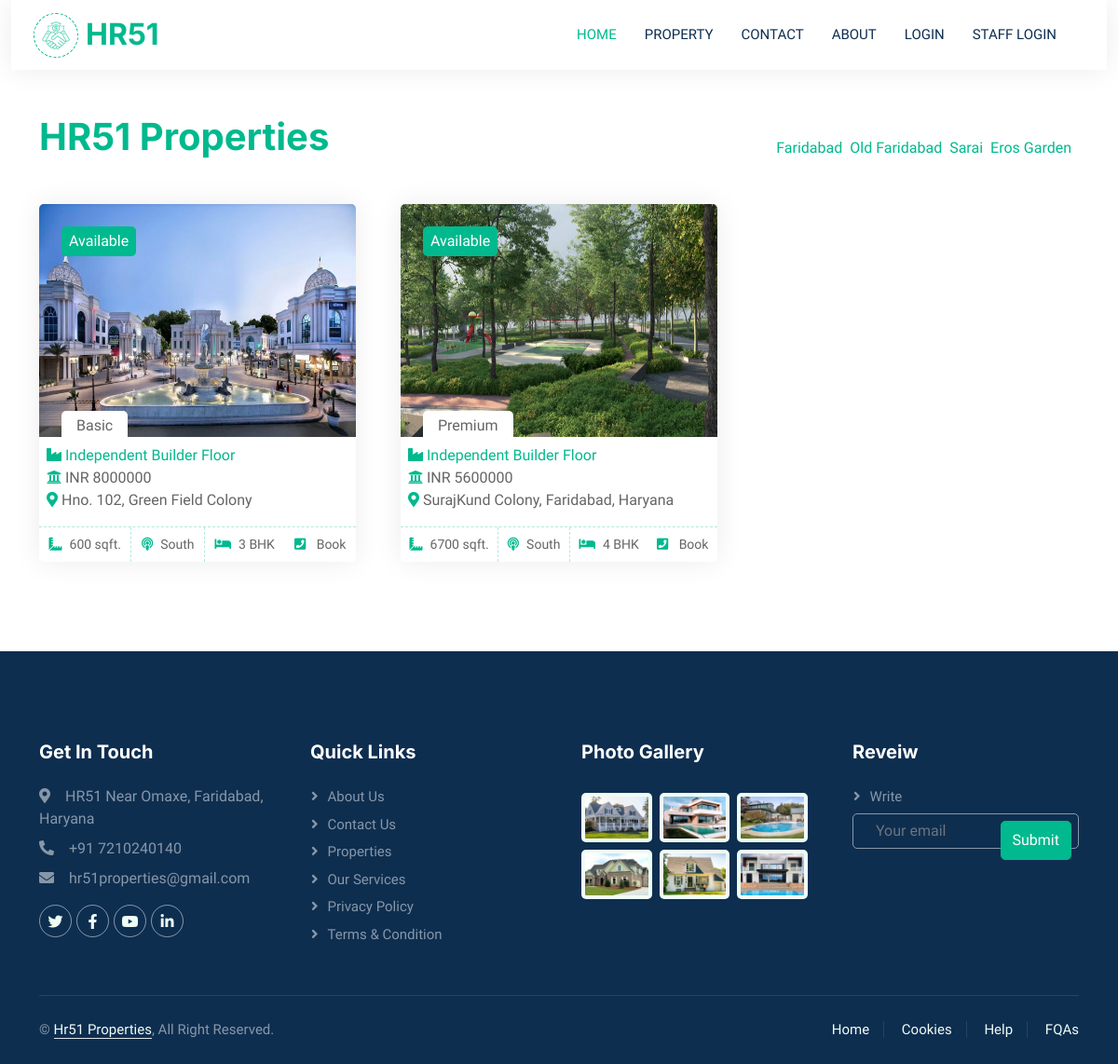
Before: /allpost/ with the older database file.
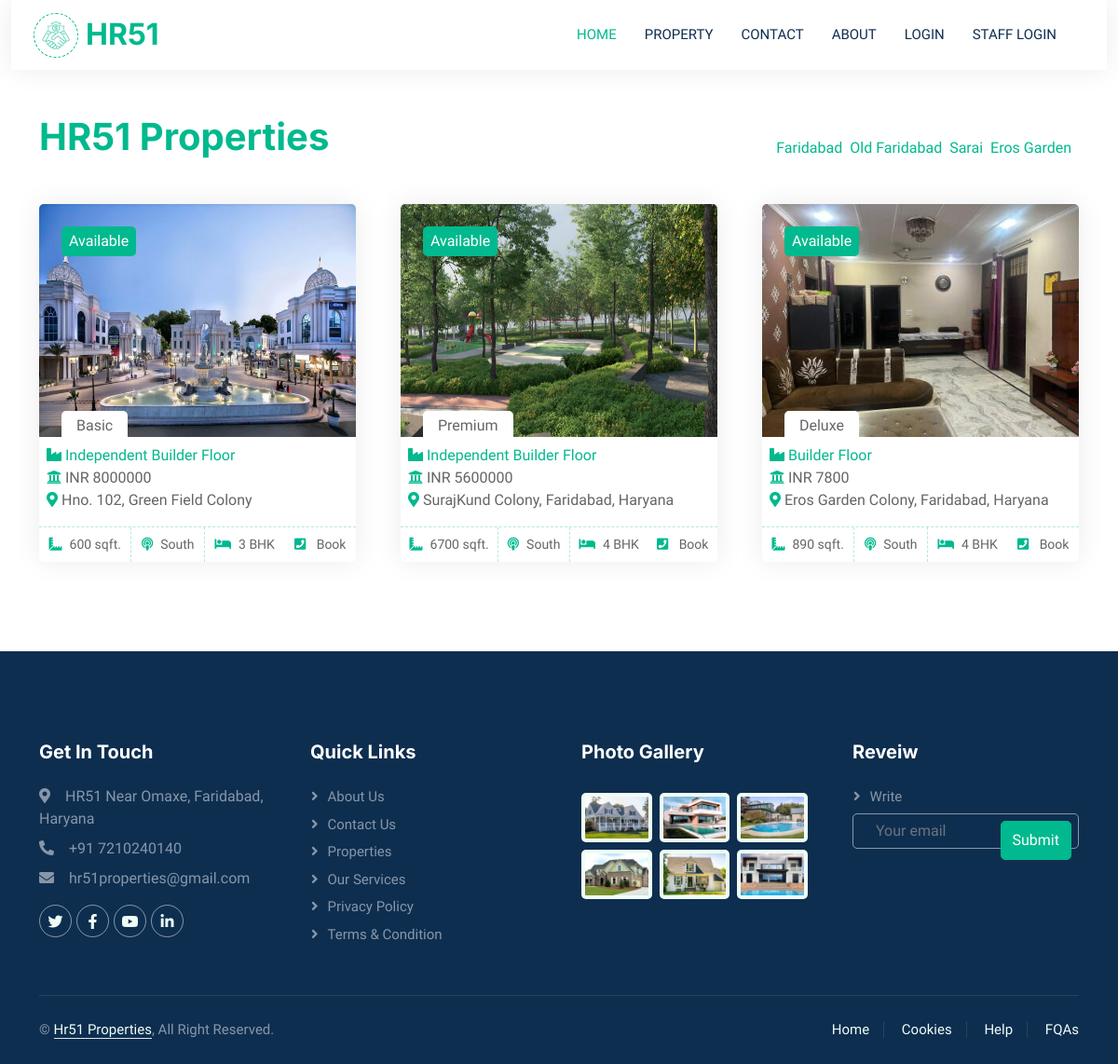
After: the same page with the newer database file.
### realestate/models.py (models this page shows, shortened)
class Realator(models.Model):
    name = models.CharField(max_length=30,default="HR51")
    owner = models.CharField(max_length=20, default="Karan Bhadana")
    location = models.CharField(max_length=50, default="Faridabad")
    state = models.CharField(max_length=50,default="Haryana")
    country = models.CharField(max_length=50,default="India")
    contact = models.CharField(max_length=50,default="987124****", null=True)
    intro = models.CharField(max_length=350,default="RealEstate Agent", null=True)
    url = models.CharField(max_length=100, null=True)
    owner_image = models.ImageField(upload_to='user/', null=True)
    area_image = models.ImageField(upload_to='user/', null=True)
    add_date = models.DateTimeField(auto_now_add=True, null=True, blank=True)

class PropertyView(models.Model):
    ROOM_STATUS = (
    ("1", "Available"),
    ("2", "Not Available"),
    )
    ROOM_TYPE = (
    ("1", "premium"),
    ("2", "deluxe"),
    ("3","basic"),
    )
    PROP_ROOM = (
    ("1", "1BHK"),
    ("2", "2BHK"),
    ("3", "3BHK"),
    ("4", "4BHK"),
    ("5", "5BHK"),
    ("6", "6BHK"),
    ("7", "7BHK"),
    )
    ROOMOWNERSHIP = (
    ("1", "First Owner"),
    ("2", "Second Owners"),
    ("3", "Third Owners"),
    ("4", "FreeHold"),
    ("5", "Multiple Owners"),
    )
    SIZERATE = (
    ("1", "1"),
    ("2", "2"),
    ("3", "3"),
    ("4", "4"),
    ("5", "5"),
    ("6", "6"),
    ("7", "7"),
    ("8", "8"),
    )
    PROP_STATUS = (
    ("1", "For Sell"),
    ("2", "For Rent/lease"),
    ("3", "Not Available"),
    )
    PROP_TYPE = (
    ("1", "Independent Builder Floor"),
    ("2", "Builder Floor"),
    ("3", "Not Available"),
    )
    title = models.CharField(max_length=50,null=True)
    room_type = models.CharField(max_length=50,choices = ROOM_TYPE)
    prop_status = models.CharField(max_length=50,choices = ROOM_STATUS, null=True)
    prop_sell = models.CharField(max_length=50,choices = PROP_STATUS, null=True)
    prop_type = models.CharField(max_length=50,choices = PROP_TYPE, null=True)
    property_bhk = models.CharField(max_length=50,choices = PROP_ROOM, null=True)
    capacity = models.IntegerField(null=True)
    propety_code = models.IntegerField(null=True)
    price = models.IntegerField(null=True)
    size = models.IntegerField(null=True)
    hotel = models.ForeignKey(Realator, on_delete = models.CASCADE)
    status = models.CharField(choices =ROOM_STATUS,max_length = 15)
    roomnumber = models.IntegerField(null=True)
    yearbuild = models.IntegerField(null=True)
    address = models.CharField(max_length=150, null=True)
    ownership = models.CharField(max_length=150, null=True, choices= ROOMOWNERSHIP)
    Configuration = models.CharField(max_length = 800, null=True)
    content = models.CharField(max_length = 1500, null=True)
    flooring = models.CharField(max_length = 50, null=True)
    parking = models.CharField(max_length = 100, null=True)
    water_source = models.CharField(max_length = 100, null=True)
    widthroad = models.CharField(max_length = 100, null=True)
    powerbackup = models.CharField(max_length = 100, null=True)
    consider = models.CharField(max_length = 2000, null=True)
    nearby = models.CharField(max_length = 200, null=True)
    facing = models.CharField(max_length = 50, null=True)
    property_age = models.CharField(max_length = 10, null=True)
    furnished_details = models.CharField(max_length = 2000, null=True)
    loan_available = models.CharField(max_length=450, null=True)
    image = models.ImageField(upload_to='post/', null=True)
    image1 = models.ImageField(upload_to='post/', null=True)
    image2 = models.ImageField(upload_to='post/', null=True)
    image3 = models.ImageField(upload_to='post/', null=True)
    image4 = models.ImageField(upload_to='post/', null=True)
    url = models.CharField(max_length=100, null=True)
    map = models.CharField(max_length=450, null=True)
    is_published = models.BooleanField(default=True, null=True)
    post_date = models.DateTimeField(auto_now_add=True, null=True, blank=True)
    list_date = models.DateTimeField(default=datetime.now, blank=True)

### realestate/views.py (the view)
# urls.py: path('allpost/', views.allpost,name="allpost"),
def allpost(request):
    posts = PropertyView.objects.all()[:11]
    categories = Realator.objects.all()
    data = {
        'posts': posts,
        'categories': categories
    }
    return render(request, "allpost.html", data)

### templates/allpost.html (shortened to what this page needs)
{% extends 'basic.html' %}
{% block body %}
{% block content %}
<section>
    <div class="container-fluid px-0 mx-aut">
        <div class="container-xxl py-5">
            <div class="container">
                <div class="row g-0 gx-5 align-items-end">
                    <div class="col-lg-6">
                        <div class="text-start mx-auto mb-5 wow slideInLeft" data-wow-delay="0.1s">
                            <h1 class="mb-3 text-primary">HR51 Properties</h1>
                        </div>
                    </div>
                    <div class="col-lg-6 text-start text-lg-end wow slideInRight" data-wow-delay="0.1s">
                        <ul class="nav nav-pills d-inline-flex justify-content-end mb-5">
                            {% for cat in categories %}
                            <li class="nav-item me-2">
                                <a class="outline-primary"  href="http://127.0.0.1:8000/property/" style="text-decoration: none;">{{cat.location}}</a>
                            </li>
                            {% endfor %}
                        </ul>
                    </div>
                </div>
            <div class="tab-content">
                <div id="tab-1" class="tab-pane fade show p-0 active">
                    <div class="row g-5">
                        {% for r in posts %}
                        <div class="col-lg-4 col-md-6 wow fadeInUp" data-wow-delay="0.1s">
                            <div class="property-item rounded overflow-hidden">
                                <div class="position-relative overflow-hidden">
                                    <a href="/propertydetails/{{r.url}}"><img class="img-fluid w-100 "
                                            style="height: 250px; object-fit: fill;" src="/media/{{r.image}}"
                                            alt="Loading...">
                                    </a>
                                    <div class="bg-primary rounded text-white position-absolute start-0 top-0 m-4 py-1 px-2"
                                        style="text-transform: capitalize;">
                                        {{r.get_prop_status_display}}</div>
                                    <div class="bg-white rounded-top position-absolute start-0 bottom-0 mx-4 pt-1 px-3"
                                        style="text-transform: capitalize;">
                                        {{ r.get_room_type_display }}</div>
                                </div>
                                <div class="p-2 pb-0 pt-2">
                                    <a class="d-block" href="/user/book-room?roomid={{r.id}}"
                                        style="text-decoration: none;">
                                        <i class="fa fa-industry">
                                        </i>
                                        {{r.get_prop_type_display}}
                                    </a>
                                    <p class="mb-0">
                                        <i class="fa fa-university text-primary">
                                        </i>
                                        INR {{ r.price }}
                                    </p>
                                    <p><i class="fa fa-map-marker-alt text-primary">
                                        </i>
                                        {{ r.address }}
                                    </p>
                                </div>
                                <div class="d-flex border-top">
                                    <small class="flex-fill text-center border-end py-2"><i
                                            class="fa fa-ruler-combined text-primary me-2"></i>{{ r.size }}
                                        sqft.</small>
                                    <small class="flex-fill text-center border-end py-2"><i
                                            class="fa fa-podcast text-primary me-2"></i>{{r.facing}}</small>
                                    <small class="flex-fill text-center py-2"><i class="fa fa-bed text-primary me-2"
                                            aria-hidden="true"></i>{{r.property_bhk}} BHK</small>
                                    <small class="flex-fill text-center py-2"><a
                                            class="fa fa-phone-square text-primary me-2" aria-hidden="true"
                                            href="/user/book-room?roomid={{r.id}}">
                                        </a>
                                        Book
                                    </small>
                                </div>
                            </div>
                        </div>
                        {% endfor %}
                    </div>
                </div>
            </div>
            </div>
        </div>
    </div>
</section>
{% endblock content %}
{% endblock body %}

Changed rows visible on the page:
added PropertyView: image (picture), prop_status "Available", room_type "Deluxe", prop_type "Builder Floor", price "7800", address "Eros Garden Colony, Faridabad, Haryana", size "890", facing "South", property_bhk "4"
